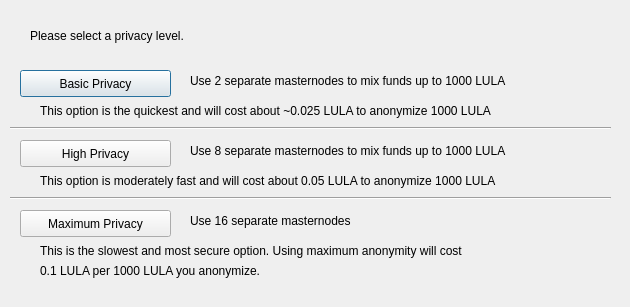
<?xml version="1.0" encoding="UTF-8"?>
<ui version="4.0">
 <class>DarksendConfig</class>
 <widget class="QDialog" name="DarksendConfig">
  <property name="geometry">
   <rect>
    <x>0</x>
    <y>0</y>
    <width>630</width>
    <height>307</height>
   </rect>
  </property>
  <property name="windowTitle">
   <string>Configure Darksend</string>
  </property>
  <widget class="QPushButton" name="buttonBasic">
   <property name="geometry">
    <rect>
     <x>20</x>
     <y>70</y>
     <width>151</width>
     <height>27</height>
    </rect>
   </property>
   <property name="text">
    <string>Basic Privacy</string>
   </property>
  </widget>
  <widget class="QPushButton" name="buttonHigh">
   <property name="geometry">
    <rect>
     <x>20</x>
     <y>140</y>
     <width>151</width>
     <height>27</height>
    </rect>
   </property>
   <property name="text">
    <string>High Privacy</string>
   </property>
  </widget>
  <widget class="QPushButton" name="buttonMax">
   <property name="geometry">
    <rect>
     <x>20</x>
     <y>210</y>
     <width>151</width>
     <height>27</height>
    </rect>
   </property>
   <property name="text">
    <string>Maximum Privacy</string>
   </property>
  </widget>
  <widget class="QLabel" name="label">
   <property name="geometry">
    <rect>
     <x>30</x>
     <y>20</y>
     <width>571</width>
     <height>31</height>
    </rect>
   </property>
   <property name="text">
    <string>Please select a privacy level.</string>
   </property>
  </widget>
  <widget class="QLabel" name="label_2">
   <property name="geometry">
    <rect>
     <x>190</x>
     <y>70</y>
     <width>421</width>
     <height>21</height>
    </rect>
   </property>
   <property name="text">
    <string>Use 2 separate masternodes to mix funds up to 1000 LULA</string>
   </property>
  </widget>
  <widget class="QLabel" name="label_3">
   <property name="geometry">
    <rect>
     <x>190</x>
     <y>140</y>
     <width>411</width>
     <height>21</height>
    </rect>
   </property>
   <property name="text">
    <string>Use 8 separate masternodes to mix funds up to 1000 LULA</string>
   </property>
  </widget>
  <widget class="QLabel" name="label_4">
   <property name="geometry">
    <rect>
     <x>190</x>
     <y>210</y>
     <width>421</width>
     <height>21</height>
    </rect>
   </property>
   <property name="text">
    <string>Use 16 separate masternodes</string>
   </property>
  </widget>
  <widget class="QLabel" name="label_6">
   <property name="geometry">
    <rect>
     <x>40</x>
     <y>100</y>
     <width>561</width>
     <height>21</height>
    </rect>
   </property>
   <property name="text">
    <string>This option is the quickest and will cost about ~0.025 LULA to anonymize 1000 LULA</string>
   </property>
  </widget>
  <widget class="QLabel" name="label_7">
   <property name="geometry">
    <rect>
     <x>40</x>
     <y>170</y>
     <width>561</width>
     <height>21</height>
    </rect>
   </property>
   <property name="text">
    <string>This option is moderately fast and will cost about 0.05 LULA to anonymize 1000 LULA</string>
   </property>
  </widget>
  <widget class="QLabel" name="label_8">
   <property name="geometry">
    <rect>
     <x>40</x>
     <y>240</y>
     <width>561</width>
     <height>21</height>
    </rect>
   </property>
   <property name="text">
    <string>This is the slowest and most secure option. Using maximum anonymity will cost</string>
   </property>
  </widget>
  <widget class="QLabel" name="label_9">
   <property name="geometry">
    <rect>
     <x>40</x>
     <y>260</y>
     <width>561</width>
     <height>21</height>
    </rect>
   </property>
   <property name="text">
    <string>0.1 LULA per 1000 LULA you anonymize.</string>
   </property>
  </widget>
  <widget class="Line" name="line">
   <property name="geometry">
    <rect>
     <x>10</x>
     <y>120</y>
     <width>601</width>
     <height>16</height>
    </rect>
   </property>
   <property name="orientation">
    <enum>Qt::Horizontal</enum>
   </property>
  </widget>
  <widget class="Line" name="line_2">
   <property name="geometry">
    <rect>
     <x>10</x>
     <y>190</y>
     <width>601</width>
     <height>16</height>
    </rect>
   </property>
   <property name="orientation">
    <enum>Qt::Horizontal</enum>
   </property>
  </widget>
 </widget>
 <resources/>
 <connections/>
</ui>
